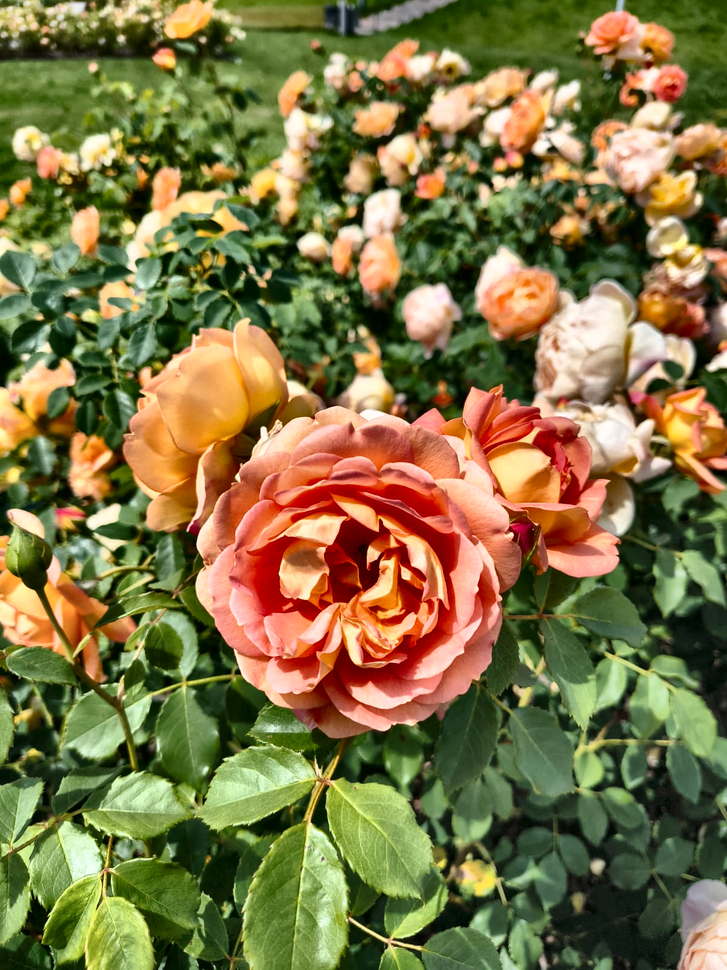
#> input picture 004 - librerias_fundamentos_pdi/003 LAB/imagen_preprocesada.png, 727 x 970 px, shrunk from 1200 x 1600 before the run
$ jupyter execute '008 - actividad integradora - segmentacion por color.ipynb'
#> lines starting #> are read from the running program, lines starting #| are printed output that depends on the picture; after the words box and inside, x2 and y2 are one past the last pixel; in counts of white or black regions, pixels touching at a corner belong together
# Actividad integradora: Segmentación por color

En esta actividad vas a tomar decisiones propias. Ya viste ejemplos guiados; ahora te toca diseñar una estrategia de segmentación, justificarla y revisar tus resultados.

## Consigna general

Podés trabajar de dos maneras:

- con una imagen de ejemplo del repositorio, o
- con `imagen_preprocesada.png` si antes completaste `007 - recuperacion y preprocesamiento de imagenes propias.ipynb`.

La meta no es solo obtener una máscara "linda", sino explicar por qué elegiste esa estrategia y qué límites encontraste.

## Qué se espera que entregues

- una imagen de entrada,
- una o más máscaras de prueba,
- una versión final segmentada,
- una breve justificación de los umbrales elegidos,
- una reflexión sobre errores, ajustes y límites del método.

## Criterios de evaluación

- claridad en la lectura de la imagen,
- justificación de parámetros,
- capacidad para comparar alternativas,
- interpretación crítica del resultado,
- uso claro del lenguaje técnico.

[cell 1]
import urllib.request
from pathlib import Path

import cv2
import matplotlib.pyplot as plt
import numpy as np


def cargar_rgb(ruta):
    imagen_bgr = cv2.imread(str(ruta))
    return cv2.cvtColor(imagen_bgr, cv2.COLOR_BGR2RGB)


def mostrar_canales(imagen_rgb):
    rojo = imagen_rgb[:, :, 0]
    verde = imagen_rgb[:, :, 1]
    azul = imagen_rgb[:, :, 2]

    fig, axes = plt.subplots(2, 2, figsize=(10, 9))
    axes[0, 0].imshow(imagen_rgb)
    axes[0, 0].set_title("Imagen original")
    axes[0, 0].axis("off")

    axes[0, 1].imshow(rojo, cmap="gray")
    axes[0, 1].set_title("Canal rojo")
    axes[0, 1].axis("off")

    axes[1, 0].imshow(verde, cmap="gray")
    axes[1, 0].set_title("Canal verde")
    axes[1, 0].axis("off")

    axes[1, 1].imshow(azul, cmap="gray")
    axes[1, 1].set_title("Canal azul")
    axes[1, 1].axis("off")

    plt.tight_layout()
    plt.show()


def mostrar_histogramas(imagen_rgb):
    fig, axes = plt.subplots(1, 3, figsize=(15, 4))
    for ax, indice, color, titulo in zip(
        axes,
        [0, 1, 2],
        ["red", "green", "blue"],
        ["Rojo", "Verde", "Azul"],
    ):
        hist, bins = np.histogram(imagen_rgb[:, :, indice].flatten(), bins=256, range=[0, 256])
        ax.plot(bins[:-1], hist, color=color)
        ax.set_title(f"Histograma {titulo}")
        ax.set_xlim(0, 255)
        ax.grid(alpha=0.3)
    plt.tight_layout()
    plt.show()


def segmentar_color(imagen_rgb, r_min, r_max, g_min, g_max, b_min, b_max):
    rojo = imagen_rgb[:, :, 0]
    verde = imagen_rgb[:, :, 1]
    azul = imagen_rgb[:, :, 2]
    mascara = (
        (rojo >= r_min) & (rojo <= r_max) &
        (verde >= g_min) & (verde <= g_max) &
        (azul >= b_min) & (azul <= b_max)
    )
    return mascara

[cell 2]
archivos = {
    "flores": (
        Path("flowers.jpg"),
        "https://www.dropbox.com/s/jetlnfihles3g7k/flowers.jpg?dl=1",
    ),
    "frutos": (
        Path("frutos_rojos.png"),
        "https://www.dropbox.com/s/do6b49d10ty1dyf/frutos_rojos.png?dl=1",
    ),
}

for ruta, url in archivos.values():
    if not ruta.exists():
        urllib.request.urlretrieve(url, ruta)

if Path("imagen_preprocesada.png").exists():
    print("También está disponible: imagen_preprocesada.png")

print("Imágenes listas para la actividad.")

## Parte 1. Elegí una imagen y un color objetivo

Si completaste el cuaderno extra de preprocesamiento, te conviene empezar con `imagen_preprocesada.png`. Si no, podés trabajar con `flowers.jpg` o con `frutos_rojos.png`.

Antes de escribir código, anotá qué color querés segmentar y por qué te parece un buen caso para probar.

[cell 3]
# Elegí la imagen con la que vas a trabajar: la prepocesada en el notebook 007.
nombre_imagen = "imagen_preprocesada.png"

imagen_rgb = cargar_rgb(nombre_imagen)
#> in cargar_rgb, imagen_bgr is the input picture: shape (970, 727, 3); mean B, G, R 68.7, 116, 127.1

# Escribí en una frase qué color querés segmentar.
color_objetivo = "Voy a segmentar el color azul"

plt.figure(figsize=(6, 6))
plt.imshow(imagen_rgb)
plt.title(f"Imagen elegida: {nombre_imagen}")
plt.axis("off")
plt.show()

print("Color objetivo:", color_objetivo)

## Parte 2. Explorá canales e histogramas

Antes de definir umbrales, mirá la imagen por canales y revisá sus histogramas. La pregunta clave es: ¿qué canal parece más útil para distinguir el color que querés aislar?

[cell 4]
mostrar_canales(imagen_rgb)
#> in mostrar_canales, `rojo = imagen_rgb[:, :, 0]`:
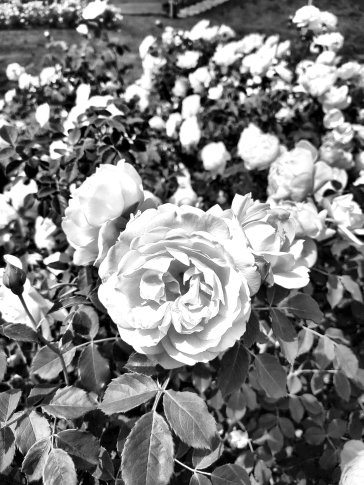
#> rojo: shape (970, 727) (shown at 1/2 size); min 0, max 255, mean 127.1
#> in mostrar_canales, `verde = imagen_rgb[:, :, 1]`:
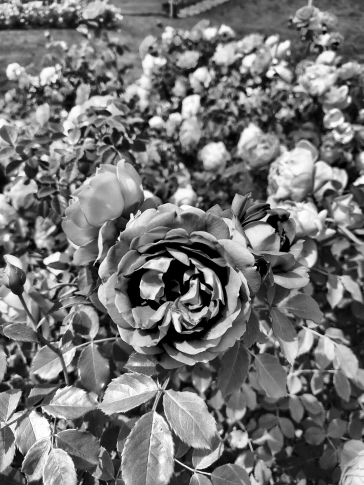
#> verde: shape (970, 727) (shown at 1/2 size); min 0, max 255, mean 116
#> in mostrar_canales, `azul = imagen_rgb[:, :, 2]`:
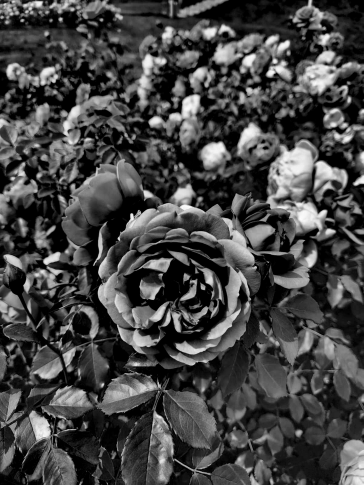
#> azul: shape (970, 727) (shown at 1/2 size); min 0, max 254, mean 68.7
mostrar_histogramas(imagen_rgb)
#> in mostrar_histogramas, `plt.show()`:
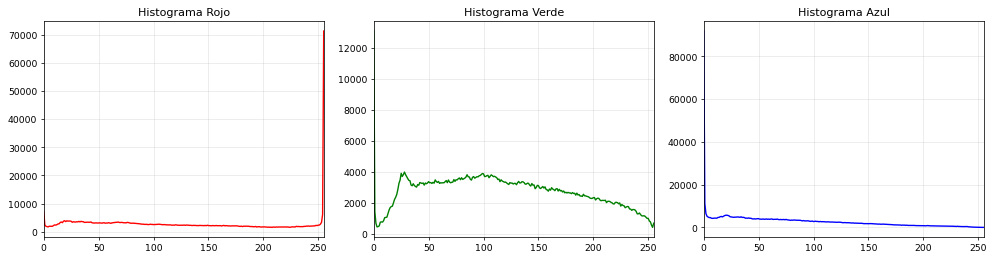
#> figure drawn by matplotlib, 3 panels; panel 1: curve peaks at x = 255, y = 71383; panel 2: curve peaks at x = 0, y = 13103; panel 3: curve peaks at x = 0, y = 91840

# Escribí una observación breve sobre lo que viste.
observacion = "Se trata la imagen por los 3 canales, y en el caso del color azul, conviene el canal azul"
print(observacion)

## Parte 3. Diseñá tu primera estrategia de segmentación

Completá los rangos mínimos y máximos para cada canal. No tienen por qué ser perfectos en el primer intento. La idea es que puedas probar, mirar y corregir.

[cell 5]
r_min, r_max = 0, 255
g_min, g_max = 0, 255
b_min, b_max = 100, 255

mascara_1 = segmentar_color(imagen_rgb, r_min, r_max, g_min, g_max, b_min, b_max)
#> in segmentar_color, `mascara = ( (rojo >= r_min) & (rojo <= r_max) & (verde >= g_min) & (ve..`:
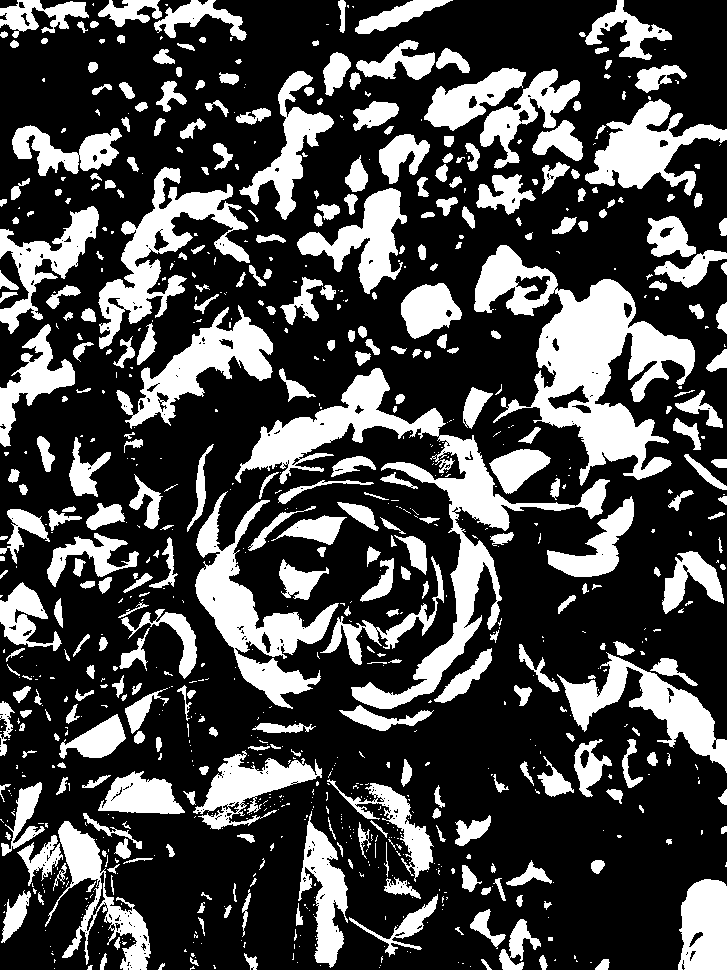
#> mascara: shape (970, 727) bool; 28.6% white; 889 white regions (517 under 20 px), largest, box (x1, y1, x2, y2) and area: (474, 245, 695, 486) 19156, (235, 368, 610, 709) 17316, (195, 491, 339, 709) 9102
resultado_1 = imagen_rgb.copy()
resultado_1[~mascara_1] = 0
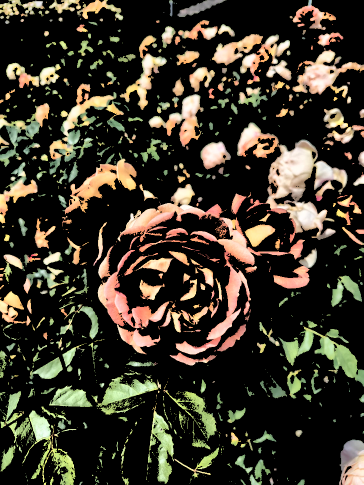
#> resultado_1: shape (970, 727, 3) (shown at 1/2 size); mean R, G, B 61, 55.3, 42.6

fig, axes = plt.subplots(1, 3, figsize=(15, 5))
axes[0].imshow(imagen_rgb)
axes[0].set_title("Original")
axes[0].axis("off")

axes[1].imshow(mascara_1, cmap="gray")
axes[1].set_title("Máscara 1")
axes[1].axis("off")

axes[2].imshow(resultado_1)
axes[2].set_title("Resultado 1")
axes[2].axis("off")

plt.tight_layout()
plt.show()

## Parte 4. Revisá y mejorá

Proponé una segunda estrategia. Puede cambiar solo un parámetro o varios. Después compará ambos resultados y explicá cuál conservarías.

[cell 6]
r_min_2, r_max_2 = 0, 120
g_min_2, g_max_2 = 0, 120
b_min_2, b_max_2 = 120, 255

mascara_2 = segmentar_color(imagen_rgb, r_min_2, r_max_2, g_min_2, g_max_2, b_min_2, b_max_2)
#> call 2 of segmentar_color, with r_min = 0, r_max = 120, g_min = 0, g_max = 120, b_min = 120, b_max = 255
#> in segmentar_color (call 2), `mascara = ( (rojo >= r_min) & (rojo <= r_max) & (verde >= g_min) & (ve..`:
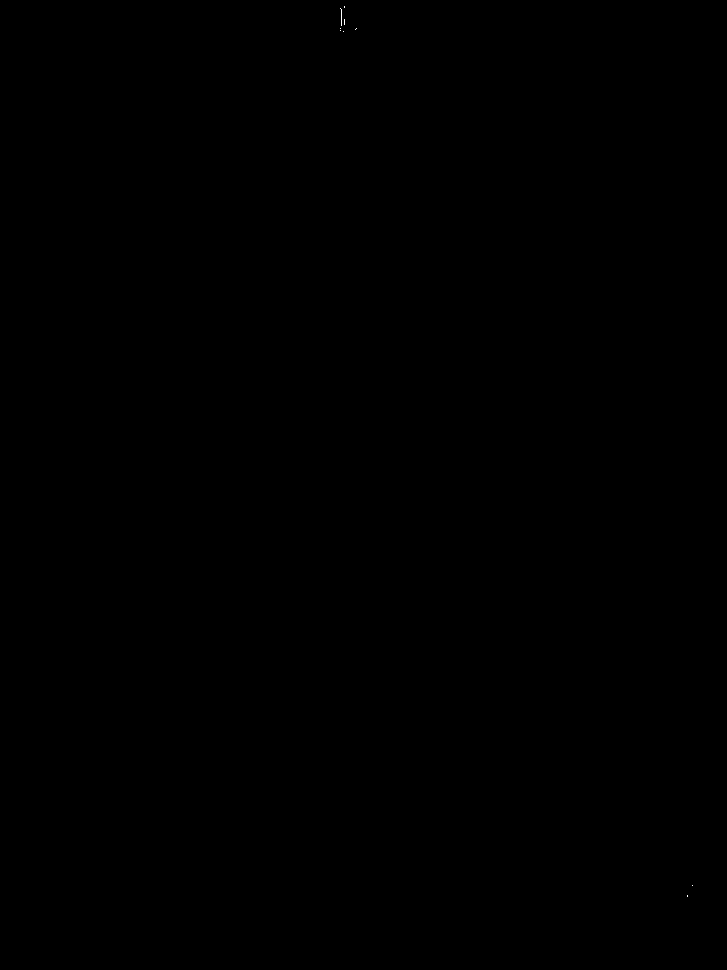
#> mascara: shape (970, 727) bool; 0% white in thin lines or dots, all inside (x1, y1, x2, y2) = (340, 6, 693, 897)
resultado_2 = imagen_rgb.copy()
resultado_2[~mascara_2] = 0

fig, axes = plt.subplots(2, 2, figsize=(12, 10))
axes[0, 0].imshow(mascara_1, cmap="gray")
axes[0, 0].set_title("Máscara 1")
axes[0, 0].axis("off")

axes[0, 1].imshow(resultado_1)
axes[0, 1].set_title("Resultado 1")
axes[0, 1].axis("off")

axes[1, 0].imshow(mascara_2, cmap="gray")
axes[1, 0].set_title("Máscara 2")
axes[1, 0].axis("off")

axes[1, 1].imshow(resultado_2)
axes[1, 1].set_title("Resultado 2")
axes[1, 1].axis("off")

plt.tight_layout()
plt.show()

$ run again, with 004 - librerias_fundamentos_pdi/003 LAB/flor.jpeg saved as 004 - librerias_fundamentos_pdi/003 LAB/imagen_preprocesada.png
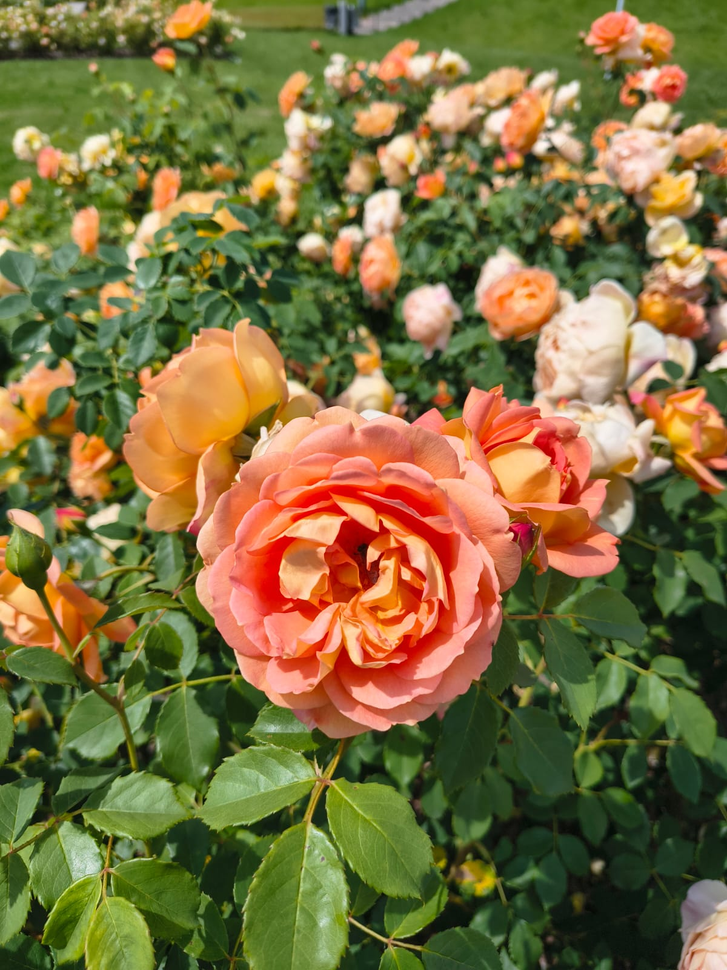
#> input picture 004 - librerias_fundamentos_pdi/003 LAB/flor.jpeg, 727 x 970 px, shrunk from 1200 x 1600 before the run
#> in cargar_rgb, imagen_bgr is the input picture: shape (970, 727, 3); mean B, G, R 62.6, 111, 124.9
#> in segmentar_color, `mascara = ( (rojo >= r_min) & (rojo <= r_max) & (verde >= g_min) & (ve..`:
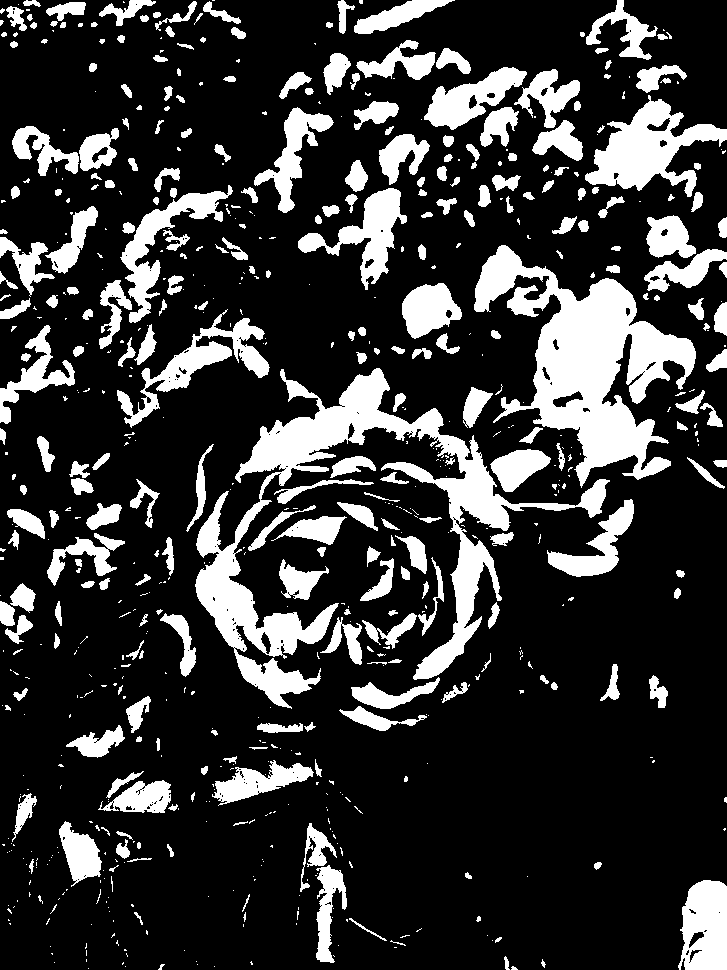
#> mascara: shape (970, 727) bool; 21.1% white; 695 white regions (406 under 20 px), largest, box (x1, y1, x2, y2) and area: (195, 368, 610, 709) 26304, (474, 245, 696, 488) 21151, (585, 95, 727, 197) 6114
#> `resultado_1[~mascara_1] = 0`:
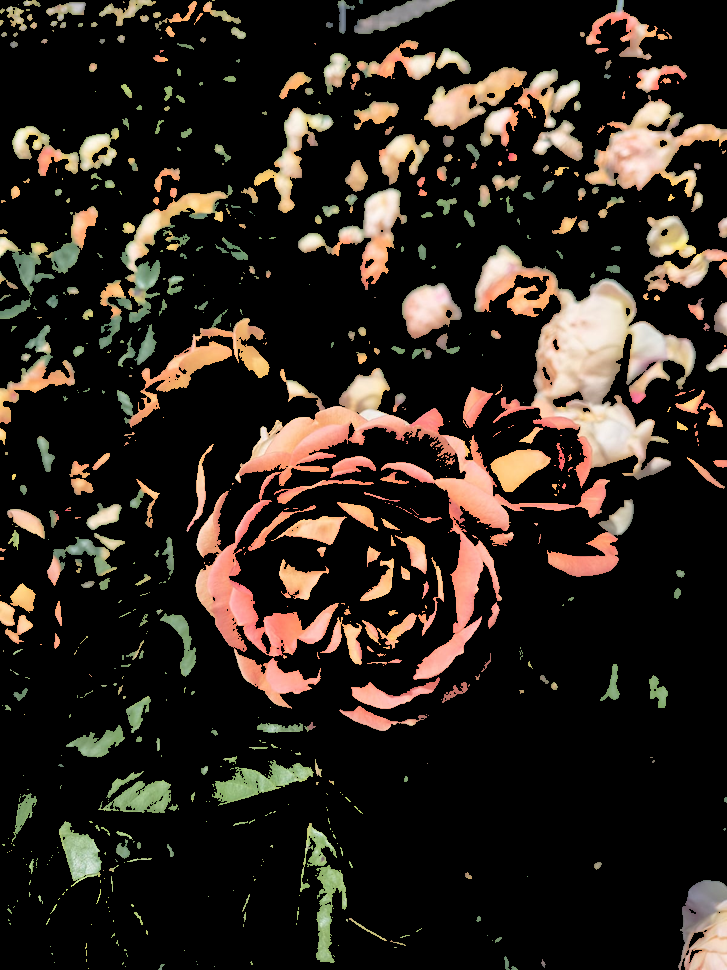
#> resultado_1: shape (970, 727, 3); mean R, G, B 45.1, 37.2, 30
#> mascara: shape (970, 727) bool; 0.01% white in thin lines or dots, all inside (x1, y1, x2, y2) = (11, 7, 704, 905)
